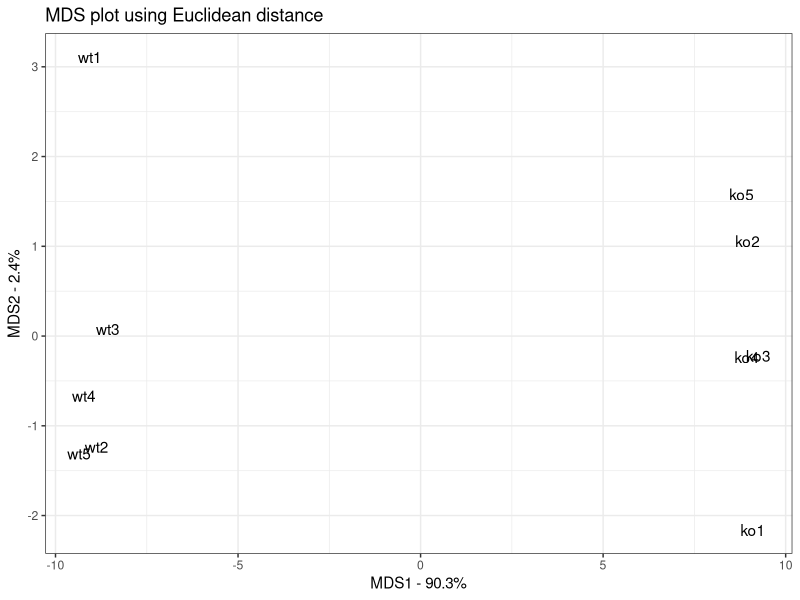
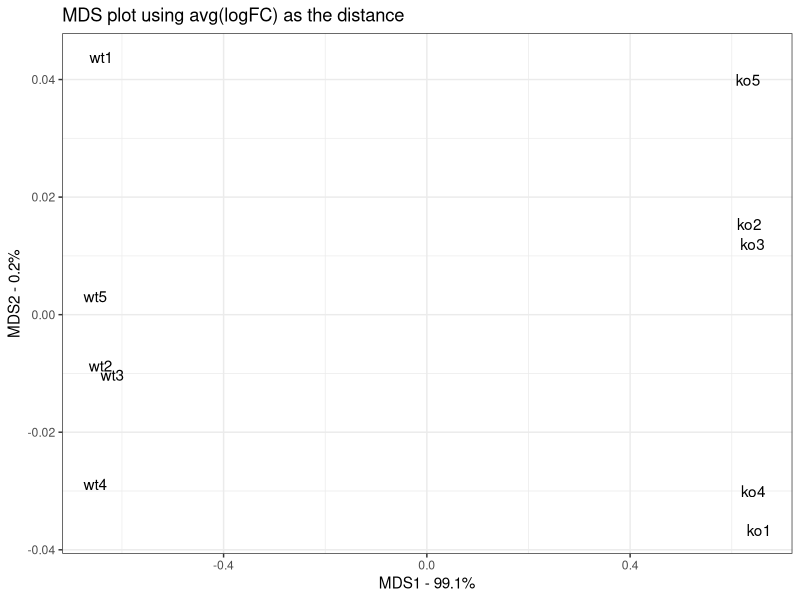

The R source for these figures, in order:
library(ggplot2)
#some made up data...
data.matrix <- matrix(nrow=100, ncol=10)
colnames(data.matrix) <- c(
  paste("wt", 1:5, sep=""),
  paste("ko", 1:5, sep=""))
rownames(data.matrix) <- paste("gene", 1:100, sep="")
for (i in 1:100) {
  wt.values <- rpois(5, lambda=sample(x=10:1000, size=1))
  ko.values <- rpois(5, lambda=sample(x=10:1000, size=1))
 
  data.matrix[i,] <- c(wt.values, ko.values)
}
head(data.matrix)
dim(data.matrix)
 

###################################################################
##
##    draw an MDS plot using the same data and the Euclidean
##    distance. This graph should look the same as the PCA plot
##
###################################################################
 
## first, calculate the distance matrix using the Euclidian distance.
## NOTE: We are transposing, scaling and centering the data just like PCA.
distance.matrix <- dist(scale(t(data.matrix), center=TRUE, scale=TRUE),
  method="euclidean")
 
## do the MDS math (this is basically eigen value decomposition)
mds.stuff <- cmdscale(distance.matrix, eig=TRUE, x.ret=TRUE)
 
## calculate the percentage of variation that each MDS axis accounts for...
mds.var.per <- round(mds.stuff$eig/sum(mds.stuff$eig)*100, 1)
mds.var.per
 
## now make a fancy looking plot that shows the MDS axes and the variation:
mds.values <- mds.stuff$points
mds.data <- data.frame(Sample=rownames(mds.values),
  X=mds.values[,1],
  Y=mds.values[,2])
mds.data
 
ggplot(data=mds.data, aes(x=X, y=Y, label=Sample)) +
  geom_text() +
  theme_bw() +
  xlab(paste("MDS1 - ", mds.var.per[1], "%", sep="")) +
  ylab(paste("MDS2 - ", mds.var.per[2], "%", sep="")) +
  ggtitle("MDS plot using Euclidean distance")
 
###################################################################
##
##    Now draw an MDS plot using the same data and the average log(fold change)
##    This graph should look different than the first two
##
###################################################################
 
## first, take the log2 of all the values in the data.matrix.
## This makes it easy to compute log2(Fold Change) between a gene in two
## samples since...
##
## log2(Fold Change) = log2(value for sample 1) - log2(value for sample 2)
##
log2.data.matrix <- log2(data.matrix)
 
## now create an empty distance matrix
log2.distance.matrix <- matrix(0,
  nrow=ncol(log2.data.matrix),
  ncol=ncol(log2.data.matrix),
  dimnames=list(colnames(log2.data.matrix),
    colnames(log2.data.matrix)))
 
log2.distance.matrix
 
## now compute the distance matrix using avg(absolute value(log2(FC)))
for(i in 1:ncol(log2.distance.matrix)) {
  for(j in 1:i) {
    log2.distance.matrix[i, j] <-
      mean(abs(log2.data.matrix[,i] - log2.data.matrix[,j]))
  }
}
log2.distance.matrix
 
## do the MDS math (this is basically eigen value decomposition)
## cmdscale() is the function for "Classical Multi-Dimensional Scalign"
mds.stuff <- cmdscale(as.dist(log2.distance.matrix),
  eig=TRUE,
  x.ret=TRUE)
 
## calculate the percentage of variation that each MDS axis accounts for...
mds.var.per <- round(mds.stuff$eig/sum(mds.stuff$eig)*100, 1)
mds.var.per
 
## now make a fancy looking plot that shows the MDS axes and the variation:
mds.values <- mds.stuff$points
mds.data <- data.frame(Sample=rownames(mds.values),
  X=mds.values[,1],
  Y=mds.values[,2])
mds.data
 
ggplot(data=mds.data, aes(x=X, y=Y, label=Sample)) +
  geom_text() +
  theme_bw() +
  xlab(paste("MDS1 - ", mds.var.per[1], "%", sep="")) +
  ylab(paste("MDS2 - ", mds.var.per[2], "%", sep="")) +
  ggtitle("MDS plot using avg(logFC) as the distance")
